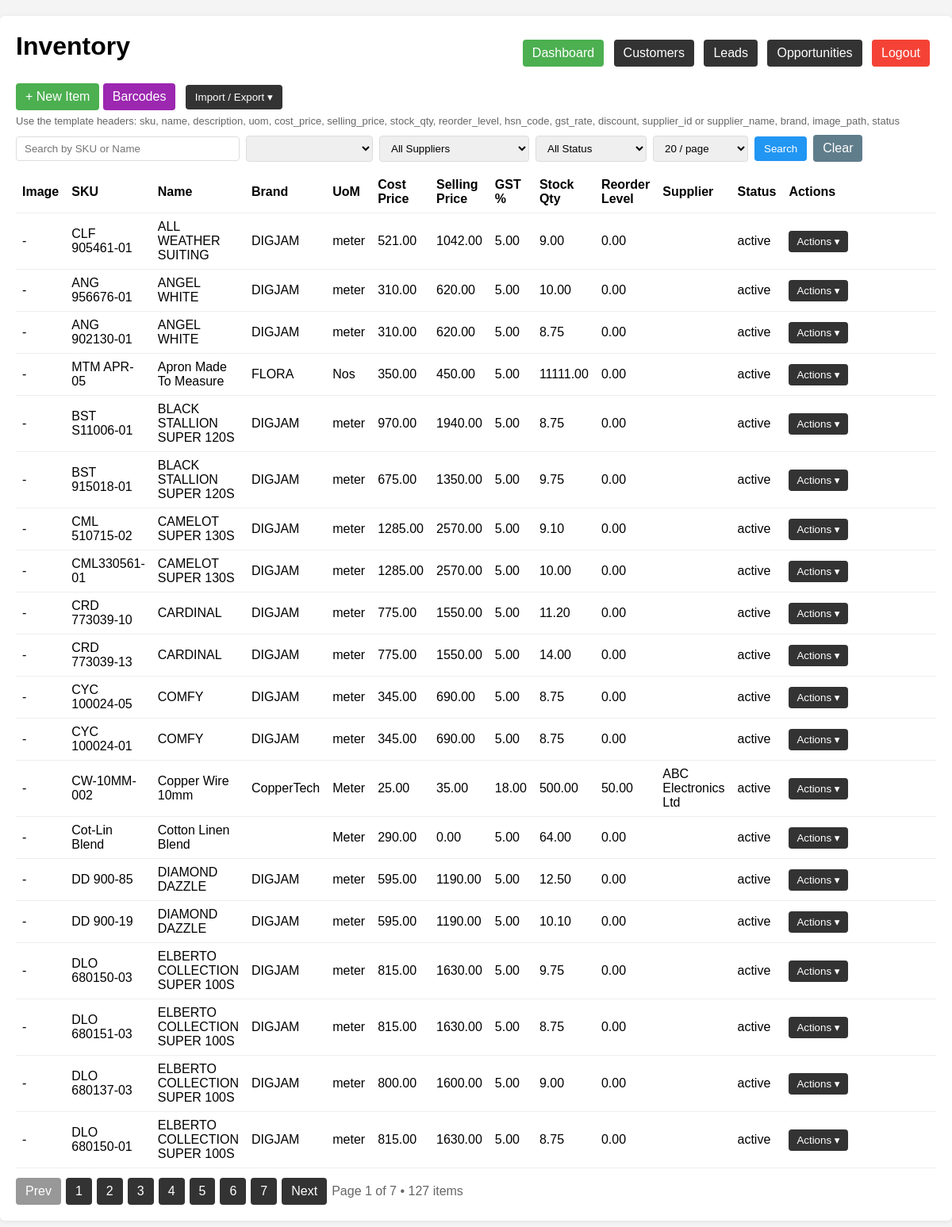
Screenshot of /items (signed in) with the database file from the repository.
### tables this page shows
CREATE TABLE items (
            id INTEGER PRIMARY KEY AUTOINCREMENT,
            sku TEXT UNIQUE,
            name TEXT NOT NULL,
            description TEXT,
            unit_price REAL DEFAULT 0,
            stock_qty INTEGER DEFAULT 0,
            reorder_level INTEGER DEFAULT 0,
            status TEXT DEFAULT 'active',
            created_at TEXT DEFAULT CURRENT_TIMESTAMP,
            updated_at TEXT DEFAULT CURRENT_TIMESTAMP
        , supplier_id INTEGER, uom TEXT DEFAULT 'Nos', hsn_code TEXT, gst_rate REAL DEFAULT 0, discount REAL DEFAULT 0, brand TEXT, image_path TEXT, cost_price REAL DEFAULT 0, selling_price REAL DEFAULT 0, supplier_name TEXT, ean13 TEXT);

### app.py (the view)
@app.route('/items')
@login_required
def items_list():
    db = get_db()
    q = request.args.get('q', '').strip()
    brand = request.args.get('brand', '').strip()
    supplier = request.args.get('supplier', '').strip()
    status = request.args.get('status', '').strip()
    per_page = int(request.args.get('per_page', 20))
    page = int(request.args.get('page', 1))
    sql = "SELECT i.*, s.name as supplier_name FROM items i LEFT JOIN suppliers s ON i.supplier_id = s.id WHERE 1=1"
    params = []
    if q:
        sql += " AND (i.name LIKE ? OR i.sku LIKE ? OR i.description LIKE ?)"
        params += [f"%{q}%", f"%{q}%", f"%{q}%"]
    if brand:
        sql += " AND i.brand = ?"
        params.append(brand)
    if supplier:
        sql += " AND s.name = ?"
        params.append(supplier)
    if status:
        sql += " AND i.status = ?"
        params.append(status)
    total = db.execute(sql.replace("i.*, s.name as supplier_name", "COUNT(*)"), params).fetchone()[0]
    pages = max(1, -(-total // per_page))  # ceiling division
    sql += " ORDER BY i.name LIMIT ? OFFSET ?"
    params += [per_page, (page - 1) * per_page]
    items = db.execute(sql, params).fetchall()
    brands = [r['brand'] for r in db.execute("SELECT DISTINCT brand FROM items WHERE brand IS NOT NULL").fetchall()]
    suppliers = [r['name'] for r in db.execute("SELECT DISTINCT name FROM suppliers WHERE name IS NOT NULL").fetchall()]
    return render_template(
        'items/list.html',
        items=items,
        q=q,
        brand=brand,
        supplier=supplier,
        status=status,
        per_page=per_page,
        page=page,
        pages=pages,
        total=total,
        brands=brands,
        suppliers=suppliers
    )

### app.py (called while the page is built)
def get_db():
    if 'db' not in g:
        g.db = sqlite3.connect(DB_PATH)
        g.db.row_factory = sqlite3.Row
    return g.db

def login_required(f):
    @wraps(f)
    def decorated_function(*args, **kwargs):
        if 'user_id' not in session:
            flash('Please log in to access this page.', 'warning')
            return redirect(url_for('login'))
        return f(*args, **kwargs)
    return decorated_function

@app.before_request
def load_logged_in_user():
    user_id = session.get('user_id')
    if user_id is None:
        g.user = None
    else:
        db = get_db()
        g.user = db.execute('SELECT * FROM users WHERE id = ?', (user_id,)).fetchone()

### templates/items/list.html (shortened to what this page needs)
<!DOCTYPE html>
<html lang="en">
<head>
</head>
<body>
  <div class="container">
    <div class="topnav">
      <h1>Inventory</h1>
      <div class="nav">
        <a href="/" class="button" style="background:#4CAF50">Dashboard</a>
        <a href="/customers" class="button">Customers</a>
        <a href="/leads" class="button">Leads</a>
        <a href="/opportunities" class="button">Opportunities</a>
        <a href="/logout" class="button" style="background:#f44336">Logout</a>
      </div>
    </div>
    <div class="actions">
      <a href="/items/new" class="button" style="background:#4CAF50">+ New Item</a>
      <a href="/items/barcodes" class="button" style="background:#9C27B0">Barcodes</a>
      <div class="dropdown" style="margin-left:8px">
        <button type="button" class="button" onclick="toggleDD('exportDD')">Import / Export ▾</button>
      </div>
      <div style="margin-top:6px;color:#666;font-size:13px">
        Use the template headers: sku, name, description, uom, cost_price, selling_price, stock_qty, reorder_level, hsn_code, gst_rate, discount, supplier_id or supplier_name, brand, image_path, status
      </div>
      <form id="filtersForm" method="GET" action="/items" class="actions" style="margin-top:10px;display:flex;gap:8px;flex-wrap:wrap;align-items:center">
        <input name="q" value="{{ q or '' }}" type="text" placeholder="Search by SKU or Name" style="padding:7px 10px;width:260px;border:1px solid #ddd;border-radius:4px" />
        <select name="brand" style="padding:7px 10px;border:1px solid #ddd;border-radius:4px;min-width:160px" onchange="this.form.submit()">
          {% for b in brands or [] %}
          <option value="{{ b }}" {{ 'selected' if brand==b else '' }}>{{ b }}</option>
          {% endfor %}
        </select>
        <select name="supplier" style="padding:7px 10px;border:1px solid #ddd;border-radius:4px;min-width:180px" onchange="this.form.submit()">
          <option value="" {{ 'selected' if not supplier else '' }}>All Suppliers</option>
        </select>
        <select name="status" style="padding:7px 10px;border:1px solid #ddd;border-radius:4px;min-width:140px" onchange="this.form.submit()">
          <option value="" {{ 'selected' if not status else '' }}>All Status</option>
        </select>
        <select name="per_page" style="padding:7px 10px;border:1px solid #ddd;border-radius:4px;min-width:120px" onchange="this.form.submit()">
          {% for n in [20,50,100] %}
          <option value="{{ n }}" {{ 'selected' if per_page==n else '' }}>{{ n }} / page</option>
          {% endfor %}
        </select>
        <button type="submit" class="button" style="background:#2196F3">Search</button>
        <a class="button" href="/items" style="background:#607D8B">Clear</a>
      </form>
    </div>
    <table id="itemsTable">
      <thead>
        <tr>
          <th>Image</th>
          <th>SKU</th>
          <th>Name</th>
          <th>Brand</th>
          <th>UoM</th>
          <th>Cost Price</th>
          <th>Selling Price</th>
          <th>GST %</th>
          <th>Stock Qty</th>
          <th>Reorder Level</th>
          <th>Supplier</th>
          <th>Status</th>
          <th style="width:200px">Actions</th>
        </tr>
      </thead>
      <tbody>
        {% for i in items %}
        <tr data-sku="{{ (i['sku'] or '')|e }}" data-name="{{ (i['name'] or '')|e }}" data-brand="{{ (i['brand'] or '')|e }}" data-supplier="{{ (i['supplier_name'] or '')|e }}" data-status="{{ (i['status'] or '')|e }}">
          <td>
            {% if i['image_path'] %}
            <img class="img-thumb" src="/{{ i['image_path'] }}" alt="img"/>
            {% else %}-{% endif %}
          </td>
          <td>{{ i['sku'] or '' }}</td>
          <td>{{ i['name'] }}</td>
          <td>{{ i['brand'] or '' }}</td>
          <td>{{ i['uom'] or 'Nos' }}</td>
          <td>{{ '%.2f'|format(i['cost_price'] or 0) }}</td>
          <td>{{ '%.2f'|format(i['selling_price'] or 0) }}</td>
          <td>{{ '%.2f'|format(i['gst_rate'] or 0) }}</td>
          <td class="{{ 'low-stock' if (i['stock_qty'] or 0) <= (i['reorder_level'] or 0) else '' }}">{{ '%.2f'|format(i['stock_qty'] or 0) }}</td>
          <td>{{ '%.2f'|format(i['reorder_level'] or 0) }}</td>
          <td>{{ i['supplier_name'] or '' }}</td>
          <td>{{ i['status'] or '' }}</td>
          <td class="row-actions">
            <div class="dropdown">
              <button type="button" class="button" onclick="toggleRowDD(this)">Actions ▾</button>
            </div>
          </td>
        </tr>
        {% else %}
        <tr><td colspan="13">No items found.</td></tr>
        {% endfor %}
      </tbody>
    </table>
    <div class="pagination" style="margin-top:12px;display:flex;gap:6px;flex-wrap:wrap;align-items:center">
      <a class="button" href="{{ url_for('items_list', q=q, brand=brand, supplier=supplier, status=status, per_page=per_page, page=page-1) }}" {% if page<=1 %}style="pointer-events:none;opacity:.5"{% endif %}>Prev</a>
      {% for p in range(1, (pages or 1)+1) %}
        <a class="button {% if p==page %}active{% endif %}" href="{{ url_for('items_list', q=q, brand=brand, supplier=supplier, status=status, per_page=per_page, page=p) }}">{{ p }}</a>
      {% endfor %}
      <a class="button" href="{{ url_for('items_list', q=q, brand=brand, supplier=supplier, status=status, per_page=per_page, page=page+1) }}" {% if page>=pages %}style="pointer-events:none;opacity:.5"{% endif %}>Next</a>
      <span class="muted">Page {{ page }} of {{ pages }} • {{ total }} items</span>
    </div>
  </div>
</body>
</html>

### templates/items/list.html (style rules this page uses)
body { font-family: Arial, sans-serif; background: #f4f4f4; margin:0; }
.container { max-width: 1200px; margin: 20px auto; background:#fff; padding:20px; border-radius:6px; box-shadow:0 1px 6px rgba(0,0,0,0.08); }
h1 { margin:0 0 16px; }
.actions { margin-bottom: 12px; }
a.button, .button { display:inline-block; padding:8px 12px; background:#333; color:#fff; text-decoration:none; border:none; border-radius:4px; cursor:pointer; }
table { width:100%; border-collapse: collapse; }
th, td { padding: 8px; border-bottom:1px solid #eee; text-align:left; }
.pagination .muted { color:#666 }
.row-actions button { background:#f44336; color:white; border:none; padding:6px 10px; border-radius:4px; cursor:pointer; }
.topnav { display:flex;justify-content:space-between;align-items:center;margin-bottom:12px }
.nav a { margin-right:8px }
.dropdown { position:relative;display:inline-block }
.dropdown > .button { background:#333;color:#fff }

### rows the page displays
items: sku "CLF 905461-01", name "ALL WEATHER SUITING", brand "DIGJAM", uom "meter", cost_price "521.00", selling_price "1042.00", gst_rate "5.00", stock_qty "9.00", reorder_level "0.00", status "active"
items: sku "ANG 956676-01", name "ANGEL WHITE", brand "DIGJAM", uom "meter", cost_price "310.00", selling_price "620.00", gst_rate "5.00", stock_qty "10.00", reorder_level "0.00", status "active"
items: sku "ANG 902130-01", name "ANGEL WHITE", brand "DIGJAM", uom "meter", cost_price "310.00", selling_price "620.00", gst_rate "5.00", stock_qty "8.75", reorder_level "0.00", status "active"
items: sku "MTM APR-05", name "Apron Made To Measure", brand "FLORA", uom "Nos", cost_price "350.00", selling_price "450.00", gst_rate "5.00", stock_qty "11111.00", reorder_level "0.00", status "active"
items: sku "BST S11006-01", name "BLACK STALLION SUPER 120S", brand "DIGJAM", uom "meter", cost_price "970.00", selling_price "1940.00", gst_rate "5.00", stock_qty "8.75", reorder_level "0.00", status "active"
items: sku "BST 915018-01", name "BLACK STALLION SUPER 120S", brand "DIGJAM", uom "meter", cost_price "675.00", selling_price "1350.00", gst_rate "5.00", stock_qty "9.75", reorder_level "0.00", status "active"
items: sku "CML 510715-02", name "CAMELOT SUPER 130S", brand "DIGJAM", uom "meter", cost_price "1285.00", selling_price "2570.00", gst_rate "5.00", stock_qty "9.10", reorder_level "0.00", status "active"
items: sku "CML330561-01", name "CAMELOT SUPER 130S", brand "DIGJAM", uom "meter", cost_price "1285.00", selling_price "2570.00", gst_rate "5.00", stock_qty "10.00", reorder_level "0.00", status "active"
items: sku "CRD 773039-10", name "CARDINAL", brand "DIGJAM", uom "meter", cost_price "775.00", selling_price "1550.00", gst_rate "5.00", stock_qty "11.20", reorder_level "0.00", status "active"
items: sku "CRD 773039-13", name "CARDINAL", brand "DIGJAM", uom "meter", cost_price "775.00", selling_price "1550.00", gst_rate "5.00", stock_qty "14.00", reorder_level "0.00", status "active"
items: sku "CYC 100024-05", name "COMFY", brand "DIGJAM", uom "meter", cost_price "345.00", selling_price "690.00", gst_rate "5.00", stock_qty "8.75", reorder_level "0.00", status "active"
items: sku "CYC 100024-01", name "COMFY", brand "DIGJAM", uom "meter", cost_price "345.00", selling_price "690.00", gst_rate "5.00", stock_qty "8.75", reorder_level "0.00", status "active"
items: sku "CW-10MM-002", name "Copper Wire 10mm", brand "CopperTech", uom "Meter", cost_price "25.00", selling_price "35.00", gst_rate "18.00", stock_qty "500.00", reorder_level "50.00", supplier_name "ABC Electronics Ltd", status "active"
items: sku "Cot-Lin Blend", name "Cotton Linen Blend", uom "Meter", cost_price "290.00", selling_price "0.00", gst_rate "5.00", stock_qty "64.00", reorder_level "0.00", status "active"
items: sku "DD 900-85", name "DIAMOND DAZZLE", brand "DIGJAM", uom "meter", cost_price "595.00", selling_price "1190.00", gst_rate "5.00", stock_qty "12.50", reorder_level "0.00", status "active"
items: sku "DD 900-19", name "DIAMOND DAZZLE", brand "DIGJAM", uom "meter", cost_price "595.00", selling_price "1190.00", gst_rate "5.00", stock_qty "10.10", reorder_level "0.00", status "active"
items: sku "DLO 680150-03", name "ELBERTO COLLECTION SUPER 100S", brand "DIGJAM", uom "meter", cost_price "815.00", selling_price "1630.00", gst_rate "5.00", stock_qty "9.75", reorder_level "0.00", status "active"
items: sku "DLO 680151-03", name "ELBERTO COLLECTION SUPER 100S", brand "DIGJAM", uom "meter", cost_price "815.00", selling_price "1630.00", gst_rate "5.00", stock_qty "8.75", reorder_level "0.00", status "active"
items: sku "DLO 680137-03", name "ELBERTO COLLECTION SUPER 100S", brand "DIGJAM", uom "meter", cost_price "800.00", selling_price "1600.00", gst_rate "5.00", stock_qty "9.00", reorder_level "0.00", status "active"
items: sku "DLO 680150-01", name "ELBERTO COLLECTION SUPER 100S", brand "DIGJAM", uom "meter", cost_price "815.00", selling_price "1630.00", gst_rate "5.00", stock_qty "8.75", reorder_level "0.00", status "active"

### other values shown
{{ p }} "1" "2" "3" "4" "5" "6" "7"
{{ page }} "1"
{{ pages }} "7"
{{ total }} "127"
form field per_page "20 / page"
